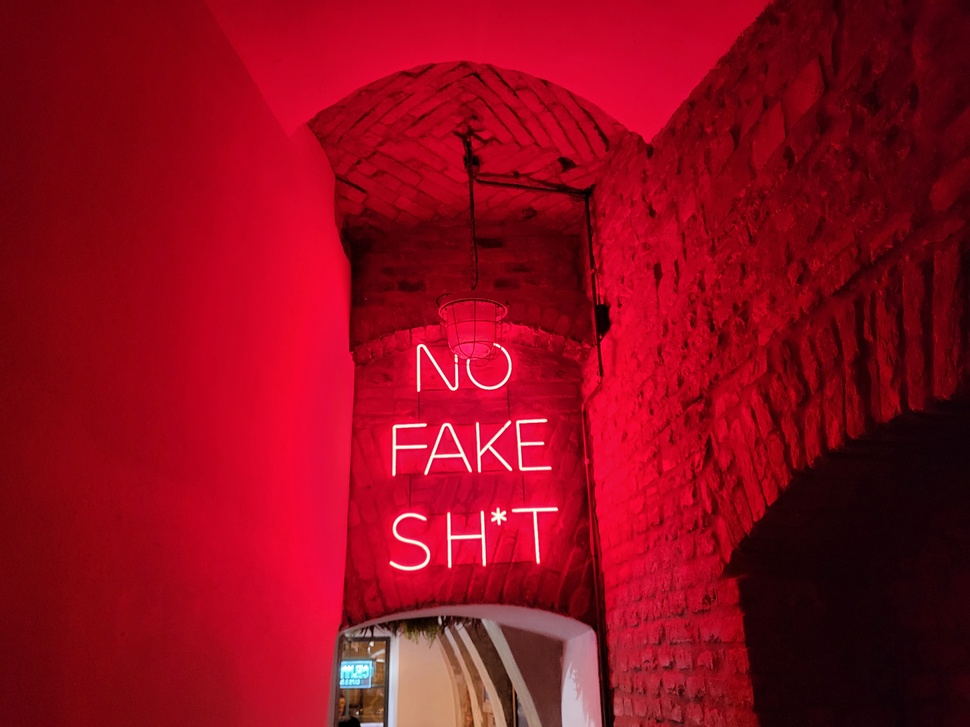
#> input picture CS50 CS/before.jpg, 970 x 727 px, shrunk from 4000 x 3000 before the run
$ python blur.py
#> lines starting #> are read from the running program, lines starting #| are printed output that depends on the picture
from PIL import Image, ImageFilter


before = Image.open("before.jpg")
#> before is the input picture: PIL image 970x727 RGB; mean R, G, B 144.2, 9.3, 27.6
after = before.filter(ImageFilter.BoxBlur(15))
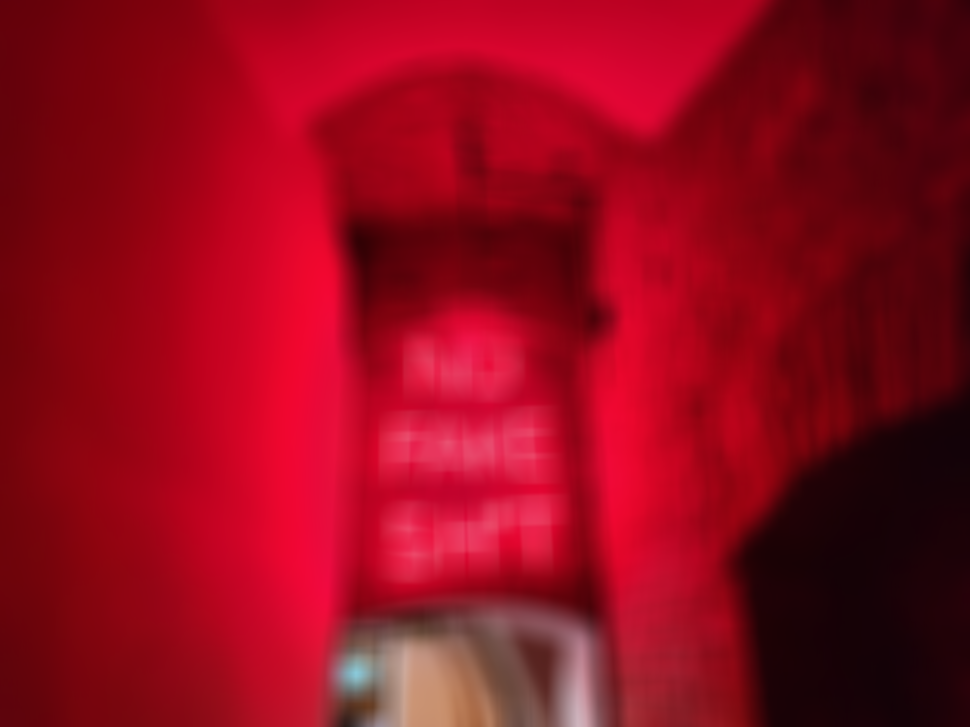
#> after: PIL image 970x727 RGB; mean R, G, B 144.2, 9.3, 27.7
after.save("after.jpg")
